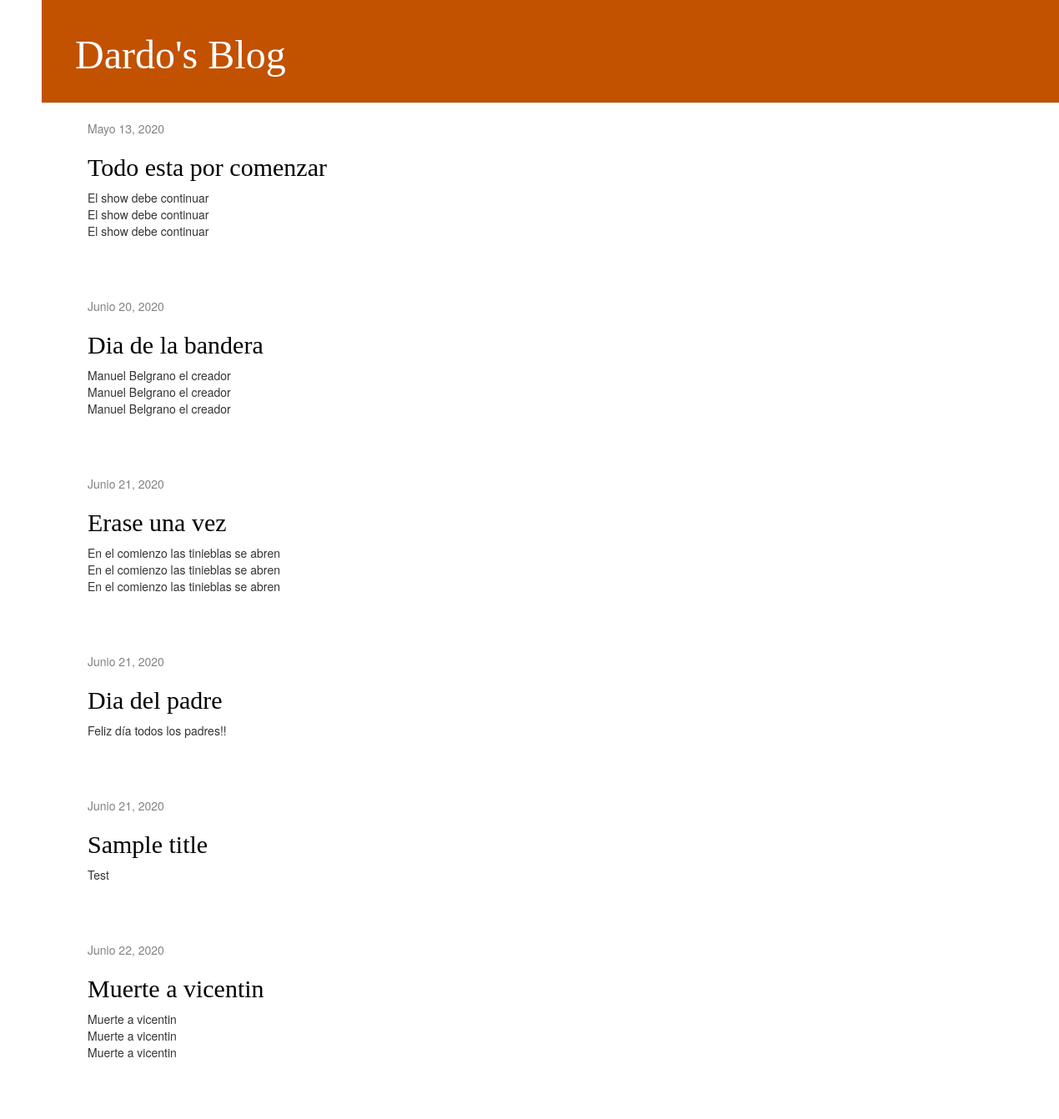
Before: / with the older database file.
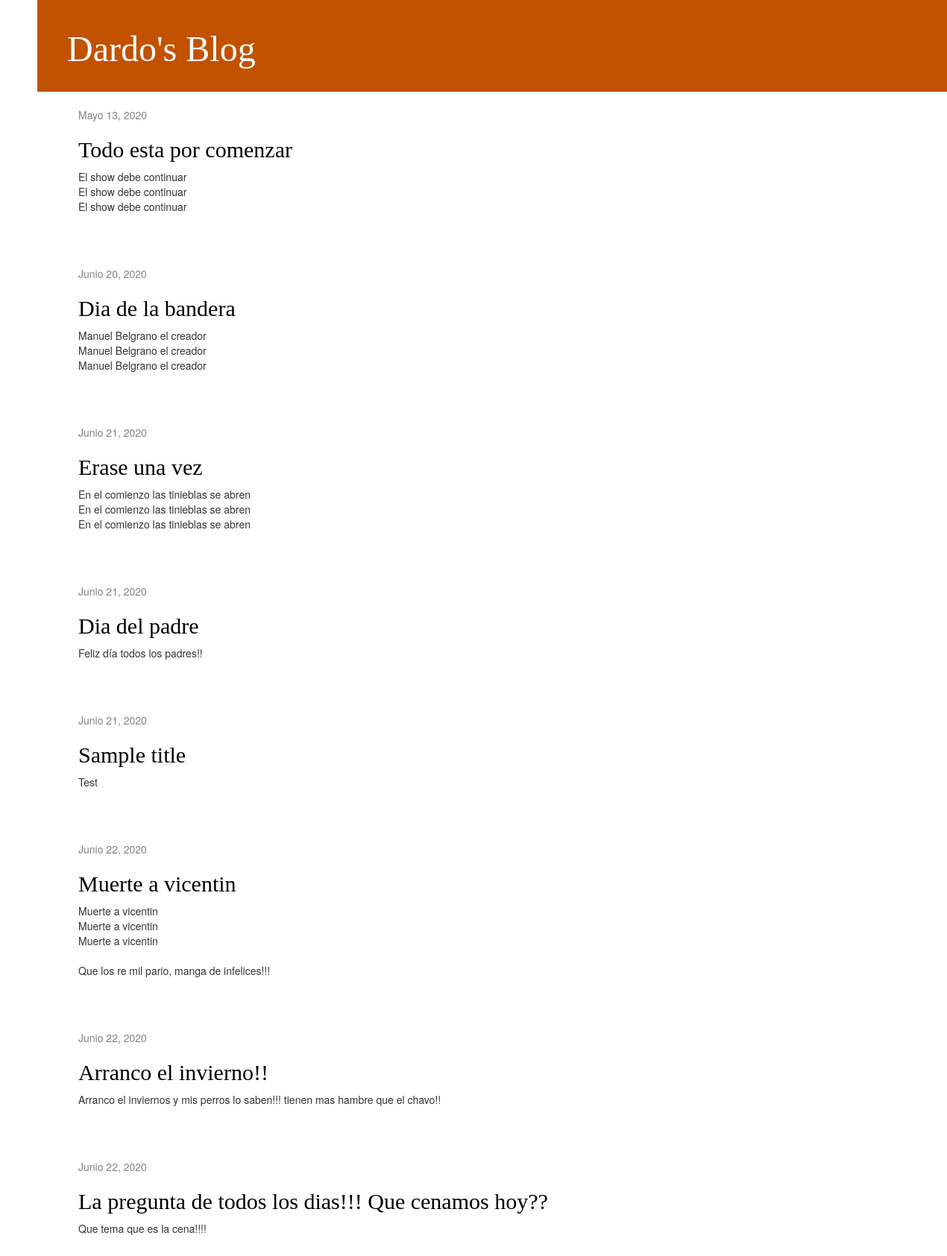
After: the same page with the newer database file.
### blog/models.py (models this page shows, shortened)
class Post (models.Model):
    author = models.ForeignKey('auth.User', on_delete=models.CASCADE)
    title = models.CharField(max_length= 200)
    text = models.TextField()
    created_date = models.DateTimeField(default=timezone.now)
    published_date = models.DateField(blank= True, null= True)

### blog/views.py (the view)
# urls.py: path('',views.post_list, name='post_list'),
def post_list(request):
    posts = Post.objects.filter(published_date__lte=timezone.now()).order_by('published_date')
    return render(request, 'blog/post_list.html',{'posts':posts})

### blog/templates/blog/post_list.html
<!DOCTYPE html>
{% extends 'blog/base.html' %}
{% load static %}
{% block content %}
    {% for post in posts %}
        <div class="post">
            <div class="date">
                {{ post.published_date }}
            </div>
            <h2><a href="{% url 'post_detail' pk=post.pk %}">{{ post.title }}</a></h2>
            <p>{{ post.text|linebreaksbr }}</p>
        </div>
    {% endfor %}
{% endblock %}

### blog/templates/blog/base.html (shortened to what this page needs)
<!DOCTYPE html>
{% load static %}
<html>
    <head>
        <link rel="stylesheet" href="//maxcdn.bootstrapcdn.com/bootstrap/3.2.0/css/bootstrap.min.css">
        <link rel="stylesheet" href="//maxcdn.bootstrapcdn.com/bootstrap/3.2.0/css/bootstrap-theme.min.css">
        <link rel="stylesheet" href="{% static 'css/blog.css' %}">
    </head>
    <body>
        <div class="page-header">
            <h1><a href="/">Dardo's Blog</a></h1>
        </div>
        <div class="content container">
            <div class="row">
                <div class="col-md-8">
                {% block content %}
                {% endblock %}
                </div>
            </div>
        </div>
    </body>
</html>

### blog/static/css/blog.css (style rules this page uses)
body { padding-left: 50px; }
h1 a, h2 a { font-family: 'Lobster'; color: #C25100; }
.page-header { background-color: #C25100; margin-top: 0; padding: 20px 20px 20px 40px; }
.page-header h1, .page-header h1 a, .page-header h1 a:visited, .page-header h1 a:active { color: #ffffff; font-size: 36pt; text-decoration: none; }
.content { margin-left: 40px; }
h1, h2, h3, h4 { font-family: 'Lobster', cursive; }
.date { color: #828282; }
.post { margin-bottom: 70px; }
.post h2 a, .post h2 a:visited { color: #000000; }

Changed rows visible on the page:
changed Post "Muerte a vicentin": text "Muerte a vicentin Muerte a vicentin Muerte a vicentin" → "Muerte a vicentin Muerte a vicentin Muerte a vicentin Que los re mil pario, manga de infelices!!!"
added Post: published_date "Junio 22, 2020", title "Arranco el invierno!!", text "Arranco el inviernos y mis perros lo saben!!! tienen mas hambre que el chavo!!"
added Post: published_date "Junio 22, 2020", title "La pregunta de todos los dias!!! Que cenamos hoy??", text "Que tema que es la cena!!!!"
